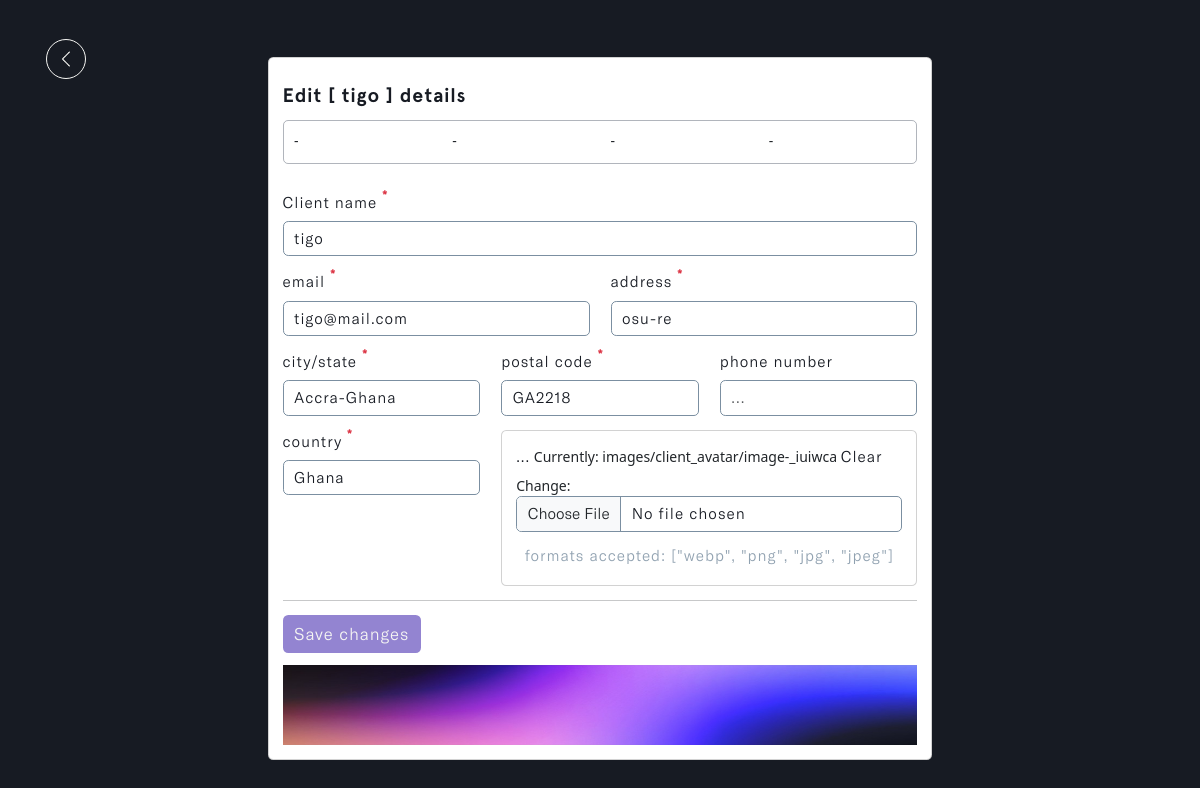
Before: /client/b06b43166bf0449dad2a5774f604c17e (signed in) with the older database file.
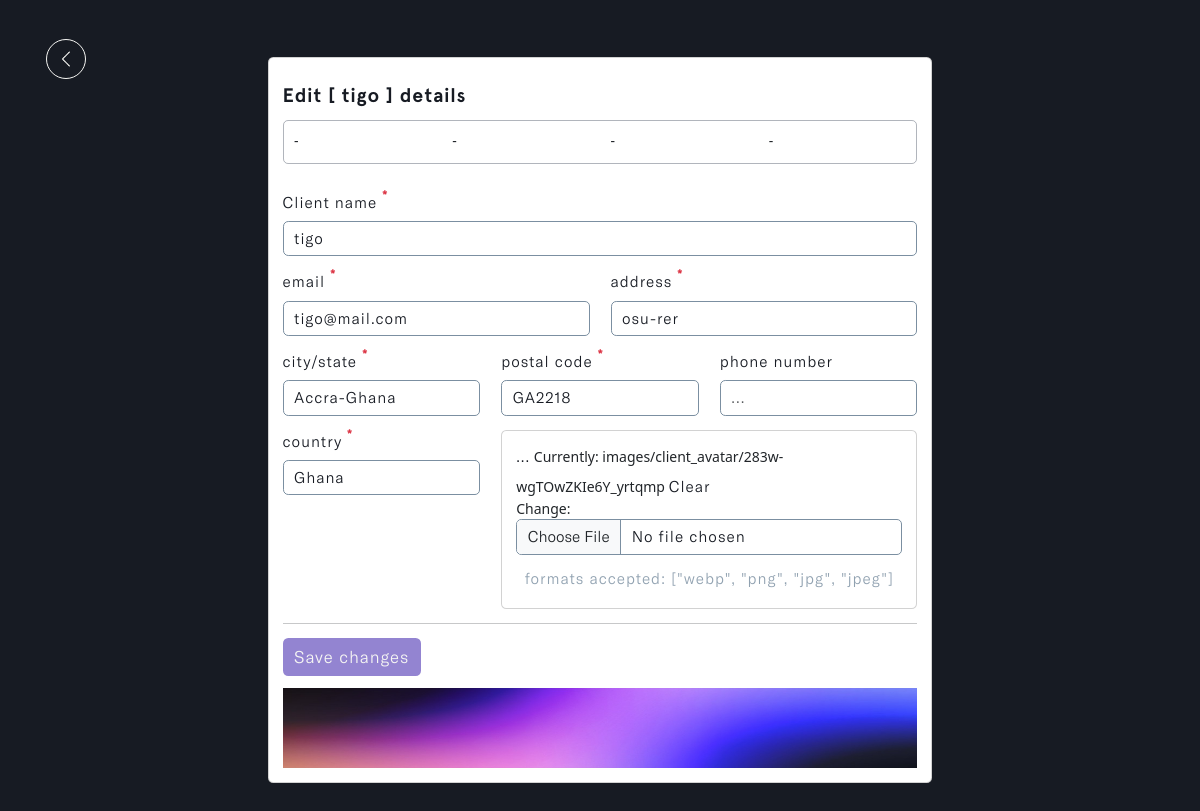
After: the same page with the newer database file.
### invoice/models.py (models this page shows, shortened)
class Client(models.Model):
    account_owner = models.ForeignKey(Profile, on_delete=models.CASCADE, related_name='clients', db_index=True)
    name = models.CharField(max_length=50, unique=True, db_index=True)
    address = models.CharField(max_length=255)
    country = models.CharField(max_length=50, null=True, blank=True)
    email = models.EmailField(max_length=100, unique=True, db_index=True)
    phone_number = models.IntegerField(null=True, blank=True)
    city_state = models.CharField(max_length=50, null=True, blank=True)
    postal_code = models.CharField(max_length=30, null=True, blank=True)
    client_avatar = ResizedImageField(size=[600, 600], quality=85, null=True, blank=True, upload_to='client_avatar/', default='emil-kowalski.png')
    updated_time_stamp = models.DateTimeField(auto_now=True, db_index=True)
    created_time_stamp = models.DateTimeField(auto_now_add=True, db_index=True)
    id = models.UUIDField(default=uuid.uuid4, primary_key=True, unique=True, editable=False)
    class Meta:
        ordering = ['-updated_time_stamp']
        indexes = [
            models.Index(fields=['name']),
            models.Index(fields=['email']),
            models.Index(fields=['updated_time_stamp']),
            models.Index(fields=['created_time_stamp']),
        ]

### invoice/views.py (the view, shortened to what this page needs)
# urls.py: path('client/<str:pk>', views.edit_client, name='client-details'),
@login_required(login_url='login')
def edit_client(request, pk):
    profile = request.user.profile
    client = profile.clients.get(id=pk)
    form = ClientCreationForm(instance=client)
    context = {'form': form, 'client': client}
    return render(request, 'invoice/client-details.html', context)

### invoice/forms.py
class ClientCreationForm(ModelForm):
    class Meta:
        model = Client
        fields = ['name', 'address', 'country', 'city_state', 'email', 'phone_number', 'postal_code', 'client_avatar']
        widgets = {
            'name': forms.TextInput(attrs={'placeholder': '...'}),
            'address': forms.TextInput(attrs={'placeholder': '...'}),
            'country': forms.TextInput(attrs={'placeholder': '...'}),
            'city_state': forms.TextInput(attrs={'placeholder': '...'}),
            'email': forms.TextInput(attrs={'placeholder': '...'}),
            'phone_number': forms.TextInput(attrs={'placeholder': '...'}),
            'postal_code': forms.TextInput(attrs={'placeholder': '...'}),
        }
    def __init__(self, *args, **kwargs):
        super(ClientCreationForm, self).__init__(*args, **kwargs)
        for name, fields in self.fields.items():
            fields.widget.attrs.update({'class': 'input form-control'})

### invoice/templates/invoice/client-details.html (shortened to what this page needs)
{% load static %}
<!DOCTYPE html>
<html lang="en" class="js has-scroll-init has-scroll-smooth">
  <head>
    <link rel="stylesheet" href="{% static '/css/bootstrap.min.css' %}" />
    <link rel="stylesheet" href="{% static '/css/client-details.css' %}" />
    <link
      rel="stylesheet"
      href="https://maxcdn.bootstrapcdn.com/font-awesome/4.5.0/css/font-awesome.min.css"
    />
  </head>
  <body
    id="pageTop"
    class="page-content"
    data-spy="scroll"
    data-target="#mainNav"
  >
    <main>
      <div data-scroll class="page page--layout-2" id="main">
        <div id="client--details-hero">
          <div class="container-fluid">
            <div class="client--details-intro">
              <a href="javascript:history.back()">
                <img
                  src="{% static '/images/left.png' %}"
                  class="img-fluid"
                  id="return_back"
                  alt="return_back-img"
                />
              </a>
              <div class="card d-flex mx-auto" id="main--card">
                <div class="card-body">
                  <h5>Edit [ {{client.name}} ] details</h5>
                  <div class="row" id="ion-icon--card">
                    <div class="col-3 col-md-3">
                       -
                    </div>
                    <div class="col-3 col-md-3">
                       -
                    </div>
                    <div class="col-3 col-md-3">
                       -
                    </div>
                    <div class="col-3 col-md-3">
                       -
                    </div>
                  </div>
                  <form action="" method="POST" enctype="multipart/form-data">
                    <div class="row">
                      <div class="col-md-12">
                        <div class="mb-3">
                          <label
                            for="exampleFormControlInput1"
                            class="form-label"
                            >Client name
                            <sup class="text-danger fw-bold fs-6">*</sup></label
                          >
                          {{form.name}}
                        </div>
                      </div>
                      <div class="col-md-6">
                        <div class="mb-3">
                          <label for="exampleEmail" class="form-label"
                            >email
                            <sup class="text-danger fw-bold fs-6">*</sup></label
                          >
                          {{form.email}}
                        </div>
                      </div>
                      <div class="col-md-6">
                        <div class="mb-3">
                          <label for="exampleAddress" class="form-label"
                            >address
                            <sup class="text-danger fw-bold fs-6">*</sup></label
                          >
                          {{form.address}}
                        </div>
                      </div>
                      <div class="col-md-4">
                        <div class="mb-3">
                          <label for="exampleFCity--State" class="form-label"
                            >city/state
                            <sup class="text-danger fw-bold fs-6">*</sup></label
                          >
                          {{form.city_state}}
                        </div>
                      </div>
                      <div class="col-md-4">
                        <div class="mb-3">
                          <label for="examplePostal--code" class="form-label"
                            >postal code
                            <sup class="text-danger fw-bold fs-6">*</sup></label
                          >
                          {{form.postal_code}}
                        </div>
                      </div>
                      <div class="col-md-4">
                        <div class="mb-3">
                          <label for="exampleNumber" class="form-label"
                            >phone number</label
                          >
                          {{form.phone_number}}
                        </div>
                      </div>
                      <div class="col-md-4">
                        <div class="mb-3">
                          <label for="exampleCountry" class="form-label"
                            >country
                            <sup class="text-danger fw-bold fs-6">*</sup></label
                          >
                          {{form.country}}
                        </div>
                      </div>
                      <div class="col-md-8">
                        <div class="card">
                          <div class="card-body">
                            <div class="mb-3">
                              <label for="formFile" class="form-label">
                                ...
                              </label>
                              {{form.client_avatar}}
                            </div>
                            <h6>
                              formats accepted: ["webp", "png", "jpg", "jpeg"]
                            </h6>
                          </div>
                        </div>
                      </div>
                    </div>
                    <hr id="offcanvas--line" />
                    <input
                      type="submit"
                      id="save--btn"
                      class="btn"
                      value="Save changes"
                    />
                    <a
                      id="delete--btn"
                      class="btn"
                      data-bs-toggle="modal"
                      data-bs-target="#deleteAccountModal"
                      ></a>
                  </form>
                  <img
                    src="{% static '/images/banner.jpeg' %}"
                    class="img-fluid offcanvas--banner"
                    alt="offcanvas--banner"
                  />
                </div>
              </div>
            </div>
          </div>
        </div>
      </div>
    </main>
  </body>
</html>

### static/css/client-details.css (style rules this page uses)
*, *::after, *::before { box-sizing: border-box; margin: 0; padding: 0; }
html, body { box-sizing: border-box; font-size: 14px; margin: 0; padding: 0; width: 100%; overflow-x: hidden; background: var(--main-color); -webkit-font-smoothing: antialiased; -moz-osx-font-smoothing: grayscale; scroll-behavior: smooth; }
a { text-decoration: none; }
.page-content { --main-color: #171b23; --text-color: #f6f6f3; --header-font: "Apercu-Bold"; --text-font: "GTAmerica-Light"; }
a { text-decoration: none; color: var(--accent-color); }
#client--details-hero { margin-top: 10%; }
.client--details-intro { margin: 3%; }
#return_back { width: 5%; padding: 10px; border-radius: 50%; border: 1px solid var(--text-color); display: inline-block; width: 40px; height: 40px; margin-bottom: 3%; }
.client--details-intro h5 { font-size: 1.5rem; font-family: var(--header-font); color: var(--main-color); letter-spacing: 1px; margin-top: 2%; margin-bottom: 4%; }
.client--details-intro #ion-icon--card { border: 1px solid #6b728086; margin-top: 4%; padding: 2%; margin: 1%; border-radius: 5px; padding-top: 4%; padding-bottom: 4%; }
.client--details-intro .col-md-12 { margin-top: 11%; }
.client--details-intro label { font-size: 1.2rem; font-family: var(--text-font); color: var(--main-color); letter-spacing: 1px; }
.client--details-intro .input { color: var(--main-color); letter-spacing: 1px; font-family: var(--text-font); font-size: 1.1rem; border: 1px solid #7b8fa1; background: transparent; border-bottom-right-radius: 5px; border-top-right-radius: 5px; }
#save--btn { color: var(--text-color); letter-spacing: 1px; font-family: var(--text-font); font-size: 1.3rem; background: #9384d1; transition: all 0.5s ease-in-out; }
#client--details-hero h6 { font-size: 1.2rem; font-family: var(--text-font); color: #7b8fa1d7; letter-spacing: 1px; text-align: center; }
@media (min-width: 1200px) { #client--details-hero { margin-top: 1%; } }
@media (min-width: 1200px) { .client--details-intro { margin: 3%; } }
@media (min-width: 1200px) { #return_back { width: 5%; padding: 10px; width: 40px; height: 40px; margin-bottom: -2%; } }
@media (min-width: 1200px) { .client--details-intro #main--card { width: 60%; } }
@media (min-width: 1200px) { .client--details-intro h5 { font-size: 1.4rem; margin-top: 2%; margin-bottom: 2%; } }
@media (min-width: 1200px) { .client--details-intro #ion-icon--card { margin-top: 4%; padding: 0%; margin: 0%; padding-top: 1%; padding-bottom: 1%; } }
@media (min-width: 1200px) { .client--details-intro .col-md-12 { margin-top: 4%; } }
@media (min-width: 1200px) { .client--details-intro label { font-size: 1.1rem; } }
@media (min-width: 1200px) { .client--details-intro .input { font-size: 1.1rem; } }
@media (min-width: 1200px) { #save--btn { font-size: 1.2rem; } }
@media (min-width: 1200px) { .offcanvas--banner { margin-top: 1%; height: 10vh; width: 100%; } }
@media (min-width: 1200px) { #client--details-hero h6 { font-size: 1.1rem; } }

Changed rows visible on the page:
changed Client "tigo": address "osu-re" → "osu-rer"
Other visible differences:
text no longer shown: "Currently: images/client_avatar/image-_iuiwca Clear Change:"
text now shown: "Currently: images/client_avatar/283w-wgTOwZKIe6Y_yrtqmp Clear Change:"
